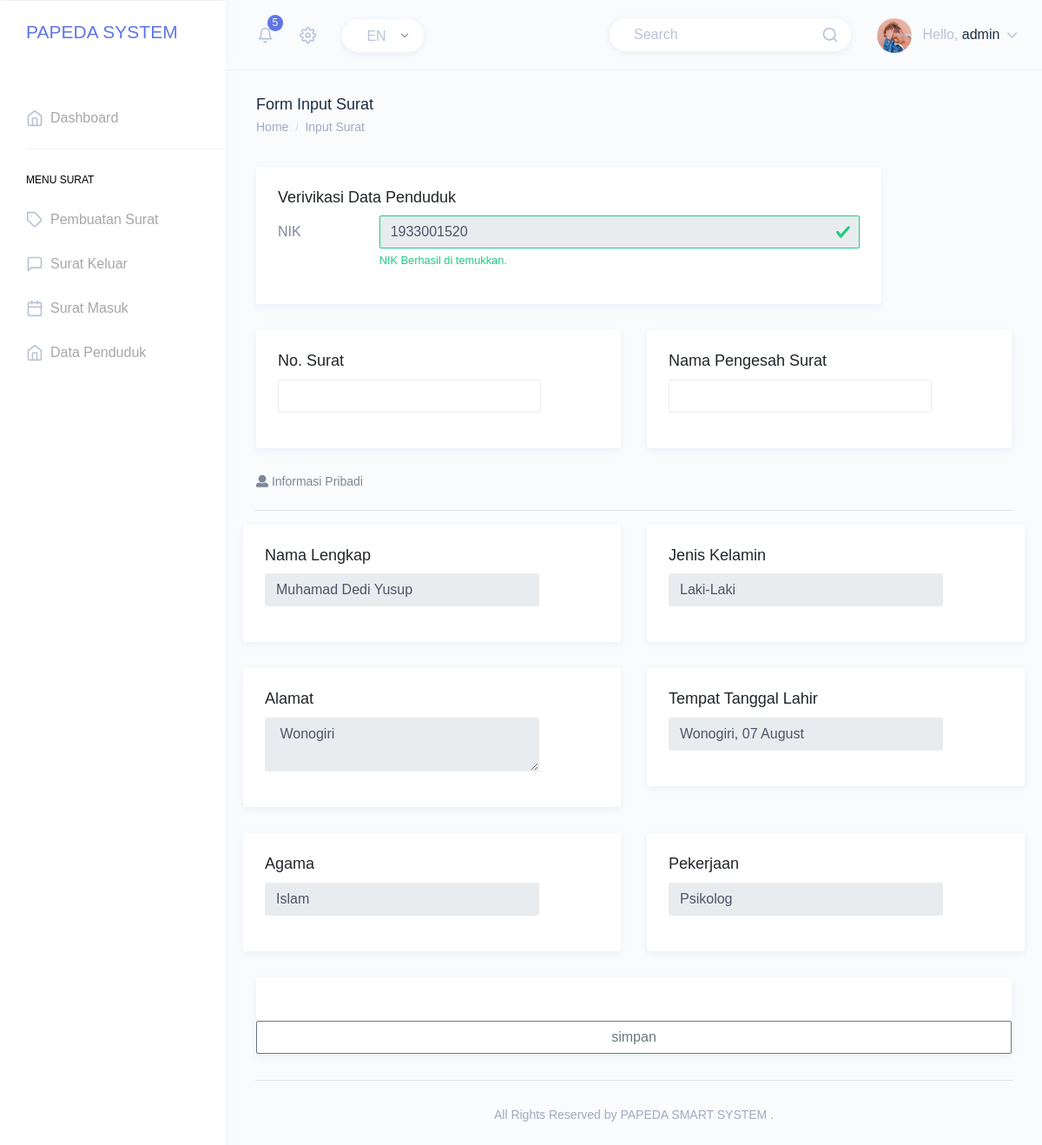
The page /dashboard/html/SKD_form.php?cari=1933001520 (signed in) on the database its author committed.
### tables this page shows
CREATE TABLE `tb_penduduk` (
  `id_penduduk` int(11) NOT NULL,
  `no_kk` int(18) NOT NULL,
  `nik` int(18) NOT NULL,
  `nama` varchar(50) NOT NULL,
  `ttl` varchar(20) NOT NULL,
  `alamat` varchar(20) NOT NULL,
  `status` varchar(20) NOT NULL,
  `jenis_kelamin` varchar(20) NOT NULL,
  `agama` varchar(10) NOT NULL,
  `pendidikan` varchar(10) NOT NULL,
  `pekerjaan` varchar(15) NOT NULL
);

### dashboard/html/SKD_form.php (the view, shortened to what this page needs)
<?php
include 'header.php';
	if(isset($_GET['cari'])){
        $cari = $_GET['cari'];
        $qry_cari="select * from tb_penduduk where nik like '%$cari%'";
    }else {
        header("location:SK_cari.php?pesan=gagal");
    }
    $data = mysqli_query($koneksi,$qry_cari);
	while($d = mysqli_fetch_array($data)){
?>
        <div class="page-wrapper">
            <div class="page-breadcrumb">
                <div class="row">
                    <div class="col-7 align-self-center">
                        <h4 class="page-title text-truncate text-dark font-weight-medium mb-1">Form Input Surat</h4>
                        <div class="d-flex align-items-center">
                            <nav aria-label="breadcrumb">
                                <ol class="breadcrumb m-0 p-0">
                                    <li class="breadcrumb-item"><a href="index.html" class="text-muted">Home</a></li>
                                    <li class="breadcrumb-item text-muted active" aria-current="page">Input Surat</li>
                                </ol>
                            </nav>
                        </div>
                    </div>
                </div>
            </div>
            <div class="container-fluid">
                <form method="GET" action="SKD_save.php">
                <div class="row">
                    <div class="col-sm-12 col-md-10">
                        <div class="card">
                            <div class="card-body">
                                <h4 class="card-title">Verivikasi Data Penduduk</h4>
                                    <div class="form-group row">
                                        <label for="inputHorizontal"
                                            class="col-sm-2 col-form-label">NIK</label>
                                        <div class="col-sm-10">
                                        <input type="text" class="form-control is-valid"
                                               name="nik" value="<?php echo $d['nik']; ?>" readonly>
                                            <div class="valid-feedback">NIK Berhasil di temukkan.</div>
                                        </div>
                                    </div>
                            </div>
                        </div>
                    </div>
                    </div>
                    <div class="row">
                    <div class="col-sm-12 col-md-6">
                        <div class="card">
                            <div class="card-body">
                                <h4 class="card-title">No. Surat</h4>
                                    <div class="form-group row">
                                        <div class="col-sm-10">
                                            <input type="text" class="form-control"
                                                name="no_surat">
                                        </div>
                                    </div>
                            </div>
                        </div>
                    </div>
                    <div class="col-sm-12 col-md-6">
                        <div class="card">
                            <div class="card-body">
                                <h4 class="card-title">Nama Pengesah Surat</h4>
                                    <div class="form-group row">
                                        <div class="col-sm-10">
                                            <input type="text" class="form-control"
                                            name="nama_pejabat">
                                        </div>
                                    </div>
                            </div>
                        </div>
                    </div>
                    <h6 class="container-fluid" align="left"><i class="fas fa-user"></i> Informasi Pribadi</h6><hr width="97%">
                    <div class="row">
                    <div class="col-sm-12 col-md-6">
                        <div class="card">
                            <div class="card-body">
                                <h4 class="card-title">Nama Lengkap</h4>
                                    <div class="form-group row">
                                        <div class="col-sm-10">
                                            <input type="text" class="form-control"
                                                name="nama" value="<?php echo $d['nama']; ?>" readonly>
                                        </div>
                                    </div>
                            </div>
                        </div>
                    </div>
                    <div class="col-sm-12 col-md-6">
                        <div class="card">
                            <div class="card-body">
                                <h4 class="card-title">Jenis Kelamin</h4>
                                    <div class="form-group row">
                                        <div class="col-sm-10">
                                            <input type="text" class="form-control"
                                            name="jenis_kelamin" value="<?php echo $d['jenis_kelamin']; ?>" readonly>
                                        </div>
                                    </div>
                            </div>
                        </div>
                    </div>
                    <div class="col-sm-12 col-md-6">
                        <div class="card">
                            <div class="card-body">
                                <h4 class="card-title">Alamat</h4>
                                    <div class="form-group row">
                                        <div class="col-sm-10">
                                            <textarea type="text" class="form-control"
                                            name="alamat" readonly> <?php echo $d['alamat']; ?></textarea>
                                        </div>
                                    </div>
                            </div>
                        </div>
                    </div>
                    <div class="col-sm-12 col-md-6">
                        <div class="card">
                            <div class="card-body">
                                <h4 class="card-title">Tempat Tanggal Lahir</h4>
                                    <div class="form-group row">
                                        <div class="col-sm-10">
                                            <input type="text" class="form-control"
                                               name="ttl" value="<?php echo $d['ttl']; ?>" readonly>
                                        </div>
                                    </div>
                            </div>
                        </div>
                    </div>
                    <div class="col-sm-12 col-md-6">
                        <div class="card">
                            <div class="card-body">
                                <h4 class="card-title">Agama</h4>
                                    <div class="form-group row">
                                        <div class="col-sm-10">
                                            <input type="text" class="form-control"
                                            name="agama" value="<?php echo $d['agama']; ?>" readonly>
                                        </div>
                                    </div>
                            </div>
                        </div>
                    </div>
                    <div class="col-sm-12 col-md-6">
                        <div class="card">
                            <div class="card-body">
                                <h4 class="card-title">Pekerjaan</h4>
                                    <div class="form-group row">
                                        <div class="col-sm-10">
                                            <input type="text" class="form-control"
                                            name="pekerjaan" value="<?php echo $d['pekerjaan']; ?>" readonly>
                                        </div>
                                    </div>
                            </div>
                        </div>
                    </div>
                    <h6 class="container-fluid" align="left">
                    <div class="col-sm-12 col-md-12">
                        <div class="card">
                            <div class="card-body">
                            </div>
                            <input type="submit" value="simpan" class="btn btn-outline-secondary">
                        </div>
                    </div>
    </form>
                    <hr width="97%">
<?php
}
include 'footer.php';
?>

### rows shown on the page
tb_penduduk: nik "1933001520", nama "Muhamad Dedi Yusup", jenis_kelamin "Laki-Laki", alamat "Wonogiri", ttl "Wonogiri, 07 August", agama "Islam", pekerjaan "Psikolog"

### other values the page prints
$_SESSION['username'] "admin"
